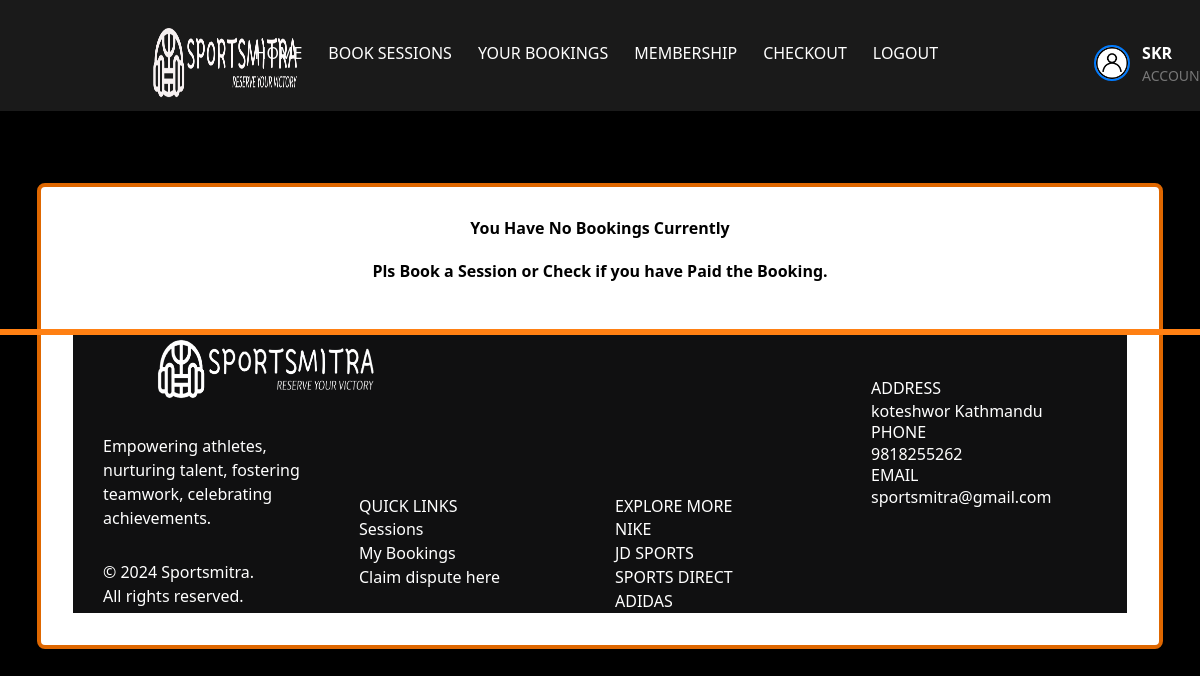
The app's page /my_bookings (signed in), older data.
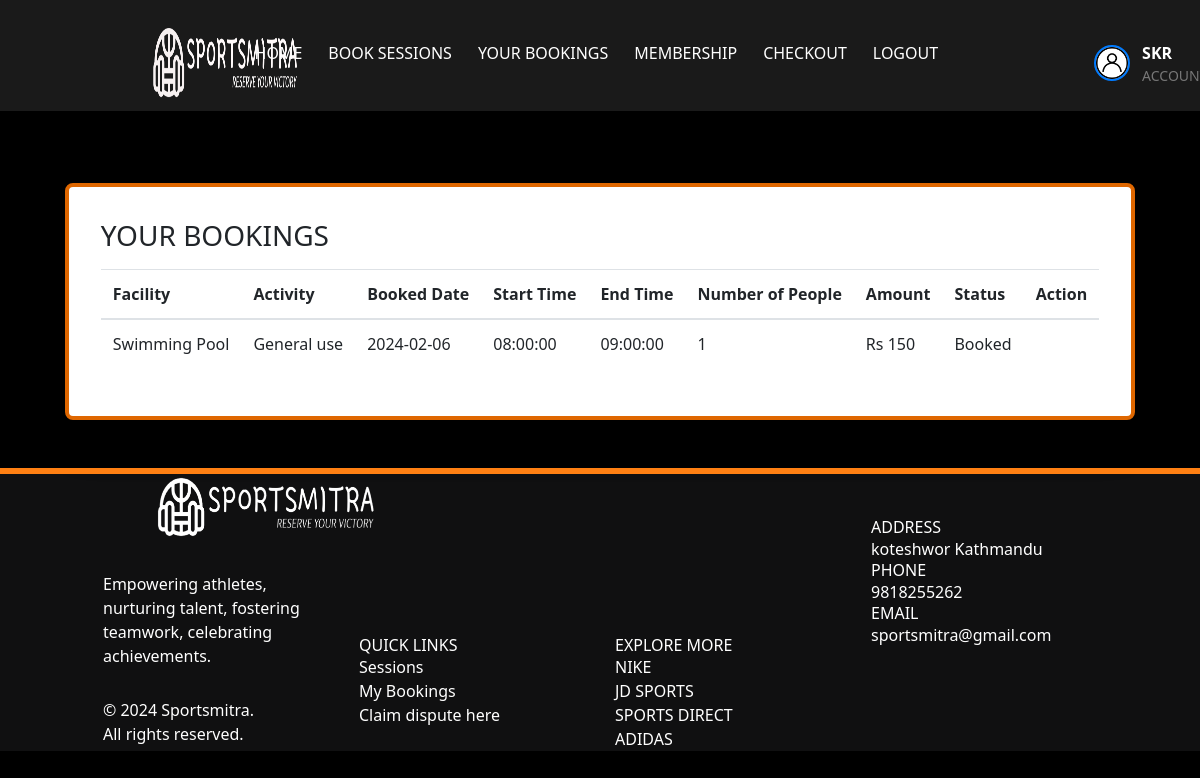
The same page, newer data.
### app/models.py (models this page shows, shortened)
class UserAccount(UserMixin, db.Model):
    __tablename__ = 'UserAccount'
    id = db.Column(db.Integer, primary_key=True)
    User = db.Column(db.String(500), index=True)
    Email = db.Column(db.String(500), index=True, unique=True)
    Password = db.Column(db.String(500), index=True)
    Mobile = db.Column(db.String(120), index=True)
    verification_token = db.Column(db.String(1120), unique=True)
    verified = db.Column(db.Boolean, default=False)
    start_date = db.Column(db.Date, nullable=True)
    end_date = db.Column(db.Date, nullable=True)
    Member = db.Column(db.Boolean, default=False)
    member_type = db.Column(db.String(50))
    profile_picture = db.Column(
        db.String(255), nullable=True, default='../static/images/acc.jpg')
    roles = db.relationship("Role", secondary=user_role,
                            backref=db.backref("users", lazy="dynamic"))
    def has_role(self, role_name):
        my_role = Role.query.filter_by(name=role_name).first()
        if my_role in self.roles:
            return True
        else:
            return False

class Booking(db.Model):
    __tablename__ = "Booking"
    id = db.Column(db.Integer, primary_key=True)
    user_id = db.Column(db.Integer, db.ForeignKey('UserAccount.id'))
    Book_Time = db.Column(db.Date, index=True)
    Status = db.Column(db.String(500), index=True)
    session_id = db.Column(db.Integer, db.ForeignKey('Sessions.id'))
    Size = db.Column(db.Integer, index=True)
    Amount = db.Column(db.Integer, index=True)
    activity_id = db.Column(db.Integer, db.ForeignKey('activity.id'))
    activity = db.relationship(
        "Activity", backref=db.backref("bookings", lazy="dynamic"))
    user = db.relationship(
        "UserAccount", backref=db.backref("bookings", lazy="dynamic"))
    session = db.relationship(
        "Sessions", backref=db.backref("bookings", lazy="dynamic"))
    receipt_id = db.Column(db.Integer, db.ForeignKey('receipt.id'))
    receipt = db.relationship("Receipt", backref=db.backref("bookings", lazy="dynamic"), foreign_keys=[
                              receipt_id])  # Update relationship attribute for Receipt

class Facility(db.Model):
    id = db.Column(db.Integer, primary_key=True)
    Name = db.Column(db.String(500), index=True)
    Capacity = db.Column(db.Integer, index=True)
    Start_Facility = db.Column(db.String(500), index=True)
    End_Facility = db.Column(db.String(500), index=True)

class Activity(db.Model):
    id = db.Column(db.Integer, primary_key=True)
    facility_id = db.Column(db.Integer, db.ForeignKey('facility.id'))
    Activity_Name = db.Column(db.String(500), index=True)
    Amount = db.Column(db.Integer, index=True)
    facility = db.relationship(
        "Facility", backref=db.backref("activities", lazy="dynamic"))

class Sessions(db.Model):
    __tablename__ = "Sessions"
    id = db.Column(db.Integer, primary_key=True)
    Date = db.Column(db.Date, index=True)
    Start_time = db.Column(db.Time, index=True)
    End_time = db.Column(db.Time, index=True)
    Remaining_Cap = db.Column(db.Integer, index=True)
    facility_id = db.Column(db.Integer, db.ForeignKey("facility.id"))
    facility = db.relationship(
        "Facility", backref=db.backref("sessions", lazy="dynamic"))
    activities = db.relationship(
        "Activity", secondary=session_activity_association, backref=db.backref("sessions", lazy="dynamic"))

### app/views.py (the view)
@app.route('/my_bookings')
@login_required
@require_role(role="User")
def my_bookings():
    bookings = Booking.query.filter_by(
        user_id=current_user.id, Status="Booked").all()
    current_time = datetime.now().date()
    return render_template('my_bookings.html', bookings=bookings, current_time=current_time, User=current_user)

### app/views.py (called while the page is built)
def require_role(role):
    def decorator(func):
        @wraps(func)
        def wrapped_function(*args, **kwargs):
            if not current_user.has_role(role):
                return redirect("/")
            else:
                return func(*args, **kwargs)
        return wrapped_function
    return decorator

@login_manager.user_loader
def load_user(id):
    return UserAccount.query.get(int(id))

### app/templates/my_bookings.html (shortened to what this page needs)
<!DOCTYPE html>
<html lang="en">
  <head>
    <link href="../static/css/animate.css" rel="stylesheet" />
    <link
      rel="stylesheet"
      href="../static/css/bootstrap.min.css"
      type="text/css"
    />
    <link rel="stylesheet" type="text/css" href="../static/css/style.css" />
    <link
      rel="stylesheet"
      href="https://cdn.jsdelivr.net/npm/tailwindcss@latest/dist/tailwind.min.css"
    />
  </head>
  <body>
    <nav class="navbar navbar-expand-md navbar-dark">
      <div class="container" style="padding-top: 15px;">
        <a class="navbar-brand mr-auto" href="/"
          ><img src="../static/images/nb.png" alt="Sportsmitra" class="logo"
        /></a>
        <div class="collapse navbar-collapse" id="collapsibleNavbar">
          <ul class="navbar-nav ml-auto">
            <li class="nav-item"><a class="nav-link" href="/user">Home</a></li>
            <li class="nav-item"><a class="nav-link" href="/lookup_venue">Book Sessions</a></li>
            <li class="nav-item"><a class="nav-link" href="/my_bookings">Your Bookings</a></li>
            <li class="nav-item"><a class="nav-link" href="{{ url_for('order_subscription', username=current_user.User) }}">Membership</a></li>
            <li class="nav-item"><a class="nav-link" href="/checkout_page">Checkout</a></li>
            <li class="nav-item"><a class="nav-link" href="#" id="logout">Logout</a></li>
            <li class="nav-item">
              <a class="nav-link" href="/update_user" style="display: flex; align-items: center; margin-left: 130px; text-decoration: none; color: #333;">
                <img src="../static/images/acc.jpg" alt="User Account" style="width: 36px; height: 36px; border-radius: 50%; margin-right: 12px; border: 2px solid #007bff;"/>
                <div>
                  <span style="font-weight: bold; font-size: 16px; display: block;">{{User.User}}</span>
                  <span style="font-size: 14px; display: block; color: #777;">Account</span>
                </div>
              </a>
            </li>
        </ul>
        </div>
      </div>
    </nav>
    <br />
    <br />
    <br />
    <div class="w-full flex items-center justify-center px-4">
      <div class="max-w-screen-xl">
        <div class="bg-white p-8 rounded-lg shadow-lg" style="border: 4px solid #df6700;">
           {% if
          bookings %}
          <b><h1 class="h3 mb-3 font-weight-normal">YOUR BOOKINGS</h1></b>
            <table class="table table-hover w-full">
              <thead>
                <tr>
                  <th>Facility</th>
                  <th>Activity</th>
                  <th>Booked Date</th>
                  <th>Start Time</th>
                  <th>End Time</th>
                  <th>Number of People</th>
                  <th>Amount</th>
                  <th>Status</th>
                  <th>Action</th>
                </tr>
              </thead>
              <tbody>
                {% for item in bookings %}
                <tr>
                  <td>{{ item.session.facility.Name }}</td>
                  <td>{{ item.activity.Activity_Name }}</td>
                  <td>{{ item.Book_Time }}</td>
                  <td>{{ item.session.Start_time }}</td>
                  <td>{{ item.session.End_time }}</td>
                  <td>{{ item.Size }}</td>
                  <td>Rs {{ item.Size * item.activity.Amount }}</td>
                  <td>{{ item.Status }}</td>
                  <td>
                  </td>
                </tr>
                {% endfor %}
            </table>
          </div>
        </div>
      </div>
    {% else %}
    <b
      ><h1 align="center" class="custom-text" style="color: black;">
        You Have No Bookings Currently
      </h1></b
    ><br />
    <b
      ><h1 align="center" class="custom-text" style="color: black;">
        Pls Book a Session or Check if you have Paid the Booking.
      </h1></b
    >
    {% endif %}
    <br />
    <br />
    <footer class="container-fluid">
      <div class="container">
        <div class="row">
          <div
            class="col-md-3 footer1 d-flex wow bounceInLeft"
            data-wow-delay=".25s"
          >
            <div class="d-flex flex-wrap align-content-center">
              <a href="#"
                ><img src="../static/images/fnb.png" alt="logo" class="logo"
              /></a>
              <p>
                Empowering athletes, nurturing talent, fostering teamwork,
                celebrating <br />
                achievements.
              </p>
              <p>&copy; 2024 Sportsmitra. <br />All rights reserved.<br /></p>
            </div>
          </div>
          <div
            class="col-md-3 footer2 wow bounceInUp"
            data-wow-delay=".25s"
            id="contact"
          >
            <br />
            <br />
            <br />
            <br />
            <br />
            <br />
            <br />
            <h5>QUICK LINKS</h5>
            <a href="/lookup_venue">Sessions</a><br />
            <a href="/my_bookings">My Bookings</a><br />
            <a href="/refund_form">Claim dispute here</a>
          </div>
          <div
            class="col-md-3 footer2 wow bounceInUp"
            data-wow-delay=".25s"
            id="contact"
          >
            <br />
            <br />
            <br />
            <br />
            <br />
            <br />
            <br />
            <h5>EXPLORE MORE</h5>
            <a href="https://www.nike.com"> NIKE </a><br />
            <a href="https://www.jdsports.com"> JD SPORTS </a><br />
            <a href="https://www.sportsdirect.com"> SPORTS DIRECT </a><br />
            <a href="https://www.adidas.co.uk"> ADIDAS </a><br />
          </div>
          <div class="col-md-3 footer3 wow bounceInRight" data-wow-delay=".25s">
            <h5>ADDRESS</h5>
            <p>koteshwor Kathmandu</p>
            <h5>PHONE</h5>
            <p>9818255262</p>
            <h5>EMAIL</h5>
            <p>sportsmitra@gmail.com</p>
          </div>
        </div>
      </div>
    </footer>
  </body>
</html>

### app/static/css/style.css (style rules this page uses)
body { font-family: "Lato", sans-serif; overflow: hidden; overflow-y: scroll; background-color: #000; }
body nav { background: rgba(255, 255, 255, 0.1); }
body nav .navbar-nav a { font-size: 16px; text-transform: uppercase; color: #fff !important; transition: all 0.3s; -webkit-transition: all 0.3s; -ms-transition: all 0.3s; -o-transition: all 0.3s; }
a, a:hover { color: #ff8013; }
footer { background: #101011; color: #fff; }
footer .footer1 p { margin-top: 30px; }
footer .footer3 { padding-top: 50px; }
footer::before { content: ""; position: absolute; border: 3px solid #ff8013; width: 100%; left: 0; }
.logo { height: 70px; width: auto; margin-left: 50px; margin-right: 50px; }
.nav-item { flex: 0 0 auto; margin-right: 10px; }

Row changes from the older to the newer data that the page shows:
added Booking: session.facility.Name "Swimming Pool", activity.Activity_Name "General use", Book_Time "2024-02-06", session.Start_time "08:00:00", session.End_time "09:00:00", Size "1", item.Size*item.activity.Amount "150", Status "Booked"
Text that changed along with them:
text no longer shown: "You Have No Bookings Currently Pls Book a Session or Check if you have Paid the Booking."
text now shown: "YOUR BOOKINGS Facility Activity Booked Date Start Time End Time Number of People Amount Status Action"
